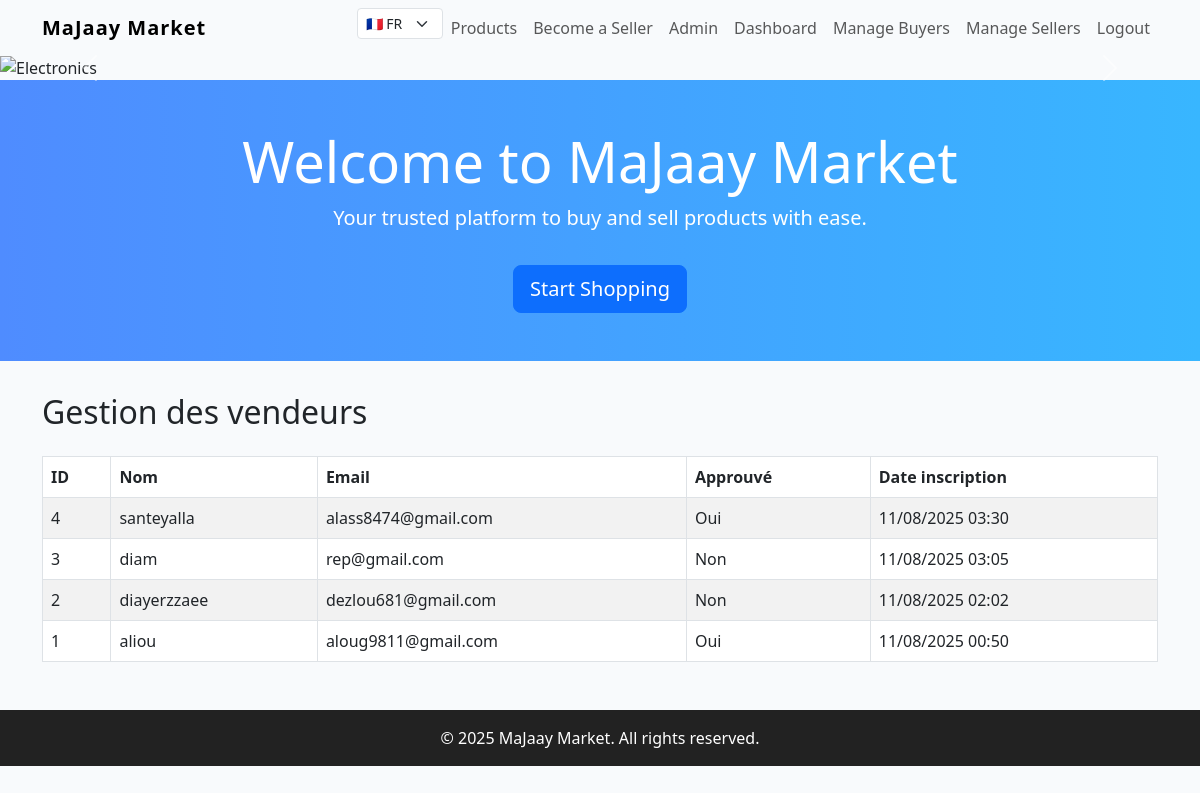
The page /majaay/sellers/manage/ (signed in) on the database its author committed.
### majaay/models.py (models this page shows, shortened)
class SellerProfile(models.Model):
    user = models.OneToOneField(settings.AUTH_USER_MODEL, on_delete=models.CASCADE, related_name='seller_profile')
    approved = models.BooleanField(default=False)
    registration_date = models.DateTimeField(auto_now_add=True)
    product_password_generated = models.BooleanField(default=False)
    last_temp_password_sent_at = models.DateTimeField(null=True, blank=True)
    must_change_password = models.BooleanField(default=True)

class User(AbstractUser):
    ROLE_OWNER = 'owner'
    ROLE_MANAGER = 'manager'
    ROLE_SELLER = 'seller'
    ROLE_BUYER = 'buyer'
    ROLE_CHOICES = [
        (ROLE_OWNER, 'Owner'),
        (ROLE_MANAGER, 'Manager'),
        (ROLE_SELLER, 'Seller'),
        (ROLE_BUYER, 'Buyer'),
    ]
    role = models.CharField(max_length=12, choices=ROLE_CHOICES, default=ROLE_BUYER)
    address = models.TextField(blank=True)
    phone = models.CharField(max_length=30, blank=True)
    def is_manager(self):
        return self.role == self.ROLE_MANAGER

### majaay/views.py (the view)
# urls.py: path('sellers/manage/', views.manage_sellers, name='manage_sellers'),
@user_passes_test(lambda u: u.is_manager() or u.is_superuser)
def manage_sellers(request):
    from .models import SellerProfile
    sellers = SellerProfile.objects.all().order_by('-registration_date')
    return render(request, 'majaay/manage_sellers.html', {'sellers': sellers})

### majaay/templates/majaay/manage_sellers.html
{% extends 'majaay/base.html' %}
{% block content %}
<h2 class="my-4">Gestion des vendeurs</h2>
<table class="table table-bordered table-striped">
  <thead>
    <tr>
      <th>ID</th>
      <th>Nom</th>
      <th>Email</th>
      <th>Approuvé</th>
      <th>Date inscription</th>
    </tr>
  </thead>
  <tbody>
    {% for seller in sellers %}
    <tr>
      <td>{{ seller.pk }}</td>
      <td>{{ seller.user.get_full_name|default:seller.user.username }}</td>
      <td>{{ seller.user.email }}</td>
      <td>{% if seller.approved %}Oui{% else %}Non{% endif %}</td>
      <td>{{ seller.registration_date|date:'d/m/Y H:i' }}</td>
    </tr>
    {% empty %}
    <tr><td colspan="5" class="text-center">Aucun vendeur trouvé.</td></tr>
    {% endfor %}
  </tbody>
</table>
{% endblock %}

### majaay/templates/majaay/base.html (style rules this page uses)
body { background: #f8fafc; }

### rows shown on the page
SellerProfile: pk "4", user.get_full_name "santeyalla", user.email "alass8474@gmail.com", approved "Oui", registration_date "11/08/2025 03:30"
SellerProfile: pk "3", user.get_full_name "diam", user.email "rep@gmail.com", approved "Non", registration_date "11/08/2025 03:05"
SellerProfile: pk "2", user.get_full_name "diayerzzaee", user.email "dezlou681@gmail.com", approved "Non", registration_date "11/08/2025 02:02"
SellerProfile: pk "1", user.get_full_name "aliou", user.email "aloug9811@gmail.com", approved "Oui", registration_date "11/08/2025 00:50"

### other values the page prints
{{ now|default:2025 }} "2025"
